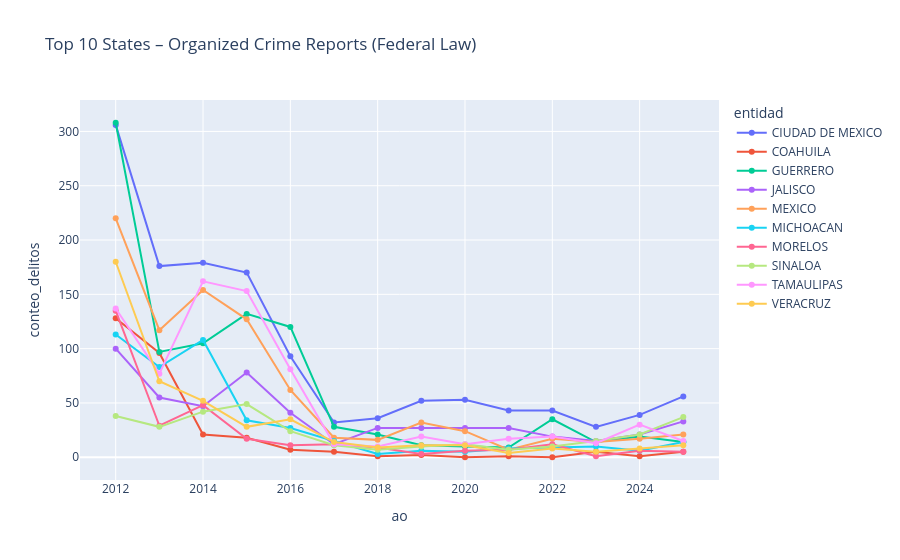

Notebook source saved alongside this figure:
### Code cell
import plotly.express as px

fig = px.line(
    df_top10_do,
    x='ao',
    y='conteo_delitos',
    color='entidad',
    markers=True,
    title='Top 10 States – Organized Crime Reports (Federal Law)'
)
fig.update_layout(hovermode='x unified')
fig.show()

### Figure 1 — Plotly figure (JSON) as saved in the notebook; plotly's stock layout.template omitted (floating-point values rounded to 4 significant figures)
{"data": [{"hovertemplate": "entidad=CIUDAD DE MEXICO<br>ao=%{x}<br>conteo_delitos=%{y}<extra></extra>", "legendgroup": "CIUDAD DE MEXICO", "line": {"color": "#636efa", "dash": "solid"}, "marker": {"symbol": "circle"}, "mode": "lines+markers", "name": "CIUDAD DE MEXICO", "orientation": "v", "showlegend": true, "type": "scatter", "x": [2012, 2013, 2014, 2015, 2016, 2017, 2018, 2019, 2020, 2021, 2022, 2023, 2024, 2025], "xaxis": "x", "y": [306.0, 176.0, 179.0, 170.0, 93.0, 32.0, 36.0, 52.0, 53.0, 43.0, 43.0, 28.0, 39.0, 56.0], "yaxis": "y"}, {"hovertemplate": "entidad=COAHUILA<br>ao=%{x}<br>conteo_delitos=%{y}<extra></extra>", "legendgroup": "COAHUILA", "line": {"color": "#EF553B", "dash": "solid"}, "marker": {"symbol": "circle"}, "mode": "lines+markers", "name": "COAHUILA", "orientation": "v", "showlegend": true, "type": "scatter", "x": [2012, 2013, 2014, 2015, 2016, 2017, 2018, 2019, 2020, 2021, 2022, 2023, 2024, 2025], "xaxis": "x", "y": [128.0, 96.0, 21.0, 18.0, 7.0, 5.0, 1.0, 2.0, 0.0, 1.0, 0.0, 5.0, 1.0, 5.0], "yaxis": "y"}, {"hovertemplate": "entidad=GUERRERO<br>ao=%{x}<br>conteo_delitos=%{y}<extra></extra>", "legendgroup": "GUERRERO", "line": {"color": "#00cc96", "dash": "solid"}, "marker": {"symbol": "circle"}, "mode": "lines+markers", "name": "GUERRERO", "orientation": "v", "showlegend": true, "type": "scatter", "x": [2012, 2013, 2014, 2015, 2016, 2017, 2018, 2019, 2020, 2021, 2022, 2023, 2024, 2025], "xaxis": "x", "y": [308.0, 97.0, 105.0, 132.0, 120.0, 28.0, 21.0, 11.0, 10.0, 9.0, 35.0, 14.0, 19.0, 14.0], "yaxis": "y"}, {"hovertemplate": "entidad=JALISCO<br>ao=%{x}<br>conteo_delitos=%{y}<extra></extra>", "legendgroup": "JALISCO", "line": {"color": "#ab63fa", "dash": "solid"}, "marker": {"symbol": "circle"}, "mode": "lines+markers", "name": "JALISCO", "orientation": "v", "showlegend": true, "type": "scatter", "x": [2012, 2013, 2014, 2015, 2016, 2017, 2018, 2019, 2020, 2021, 2022, 2023, 2024, 2025], "xaxis": "x", "y": [100.0, 55.0, 47.0, 78.0, 41.0, 12.0, 27.0, 27.0, 27.0, 27.0, 19.0, 15.0, 21.0, 33.0], "yaxis": "y"}, {"hovertemplate": "entidad=MEXICO<br>ao=%{x}<br>conteo_delitos=%{y}<extra></extra>", "legendgroup": "MEXICO", "line": {"color": "#FFA15A", "dash": "solid"}, "marker": {"symbol": "circle"}, "mode": "lines+markers", "name": "MEXICO", "orientation": "v", "showlegend": true, "type": "scatter", "x": [2012, 2013, 2014, 2015, 2016, 2017, 2018, 2019, 2020, 2021, 2022, 2023, 2024, 2025], "xaxis": "x", "y": [220.0, 117.0, 154.0, 127.0, 62.0, 18.0, 16.0, 32.0, 24.0, 7.0, 17.0, 14.0, 17.0, 21.0], "yaxis": "y"}, {"hovertemplate": "entidad=MICHOACAN<br>ao=%{x}<br>conteo_delitos=%{y}<extra></extra>", "legendgroup": "MICHOACAN", "line": {"color": "#19d3f3", "dash": "solid"}, "marker": {"symbol": "circle"}, "mode": "lines+markers", "name": "MICHOACAN", "orientation": "v", "showlegend": true, "type": "scatter", "x": [2012, 2013, 2014, 2015, 2016, 2017, 2018, 2019, 2020, 2021, 2022, 2023, 2024, 2025], "xaxis": "x", "y": [113.0, 83.0, 108.0, 34.0, 27.0, 15.0, 3.0, 6.0, 5.0, 8.0, 9.0, 10.0, 6.0, 14.0], "yaxis": "y"}, {"hovertemplate": "entidad=MORELOS<br>ao=%{x}<br>conteo_delitos=%{y}<extra></extra>", "legendgroup": "MORELOS", "line": {"color": "#FF6692", "dash": "solid"}, "marker": {"symbol": "circle"}, "mode": "lines+markers", "name": "MORELOS", "orientation": "v", "showlegend": true, "type": "scatter", "x": [2012, 2013, 2014, 2015, 2016, 2017, 2018, 2019, 2020, 2021, 2022, 2023, 2024, 2025], "xaxis": "x", "y": [135.0, 29.0, 48.0, 17.0, 11.0, 12.0, 9.0, 3.0, 6.0, 7.0, 12.0, 1.0, 6.0, 5.0], "yaxis": "y"}, {"hovertemplate": "entidad=SINALOA<br>ao=%{x}<br>conteo_delitos=%{y}<extra></extra>", "legendgroup": "SINALOA", "line": {"color": "#B6E880", "dash": "solid"}, "marker": {"symbol": "circle"}, "mode": "lines+markers", "name": "SINALOA", "orientation": "v", "showlegend": true, "type": "scatter", "x": [2012, 2013, 2014, 2015, 2016, 2017, 2018, 2019, 2020, 2021, 2022, 2023, 2024, 2025], "xaxis": "x", "y": [38.0, 28.0, 42.0, 49.0, 24.0, 11.0, 7.0, 10.0, 12.0, 7.0, 10.0, 15.0, 21.0, 37.0], "yaxis": "y"}, {"hovertemplate": "entidad=TAMAULIPAS<br>ao=%{x}<br>conteo_delitos=%{y}<extra></extra>", "legendgroup": "TAMAULIPAS", "line": {"color": "#FF97FF", "dash": "solid"}, "marker": {"symbol": "circle"}, "mode": "lines+markers", "name": "TAMAULIPAS", "orientation": "v", "showlegend": true, "type": "scatter", "x": [2012, 2013, 2014, 2015, 2016, 2017, 2018, 2019, 2020, 2021, 2022, 2023, 2024, 2025], "xaxis": "x", "y": [137.0, 77.0, 162.0, 153.0, 81.0, 12.0, 10.0, 19.0, 12.0, 17.0, 19.0, 13.0, 30.0, 15.0], "yaxis": "y"}, {"hovertemplate": "entidad=VERACRUZ<br>ao=%{x}<br>conteo_delitos=%{y}<extra></extra>", "legendgroup": "VERACRUZ", "line": {"color": "#FECB52", "dash": "solid"}, "marker": {"symbol": "circle"}, "mode": "lines+markers", "name": "VERACRUZ", "orientation": "v", "showlegend": true, "type": "scatter", "x": [2012, 2013, 2014, 2015, 2016, 2017, 2018, 2019, 2020, 2021, 2022, 2023, 2024, 2025], "xaxis": "x", "y": [180.0, 70.0, 52.0, 28.0, 35.0, 14.0, 9.0, 11.0, 11.0, 4.0, 8.0, 5.0, 8.0, 11.0], "yaxis": "y"}], "layout": {"hovermode": "x unified", "legend": {"title": {"text": "entidad"}, "tracegroupgap": 0}, "title": {"text": "Top 10 States – Organized Crime Reports (Federal Law)"}, "xaxis": {"anchor": "y", "domain": [0, 1], "title": {"text": "ao"}}, "yaxis": {"anchor": "x", "domain": [0, 1], "title": {"text": "conteo_delitos"}}}}
